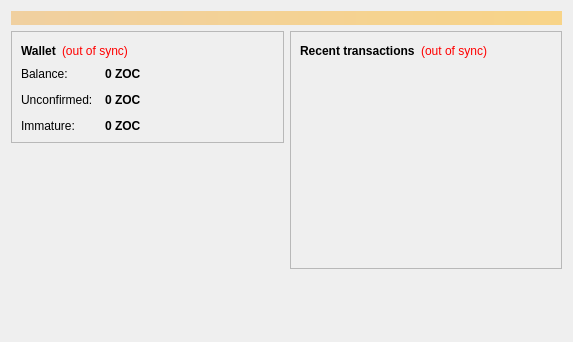
<?xml version="1.0" encoding="UTF-8"?>
<ui version="4.0">
 <class>OverviewPage</class>
 <widget class="QWidget" name="OverviewPage">
  <property name="geometry">
   <rect>
    <x>0</x>
    <y>0</y>
    <width>573</width>
    <height>342</height>
   </rect>
  </property>
  <property name="windowTitle">
   <string>Form</string>
  </property>
  <layout class="QVBoxLayout" name="topLayout">
   <item>
    <widget class="QLabel" name="labelAlerts">
     <property name="visible">
      <bool>false</bool>
     </property>
     <property name="styleSheet">
      <string notr="true">background-color: qlineargradient(x1: 0, y1: 0, x2: 1, y2: 0, stop:0 #F0D0A0, stop:1 #F8D488); color:#000000;</string>
     </property>
     <property name="wordWrap">
      <bool>true</bool>
     </property>
     <property name="margin">
      <number>3</number>
     </property>
    </widget>
   </item>
   <item>
    <layout class="QHBoxLayout" name="horizontalLayout" stretch="1,1">
     <item>
      <layout class="QVBoxLayout" name="verticalLayout_2">
       <item>
        <widget class="QFrame" name="frame">
         <property name="frameShape">
          <enum>QFrame::StyledPanel</enum>
         </property>
         <property name="frameShadow">
          <enum>QFrame::Raised</enum>
         </property>
         <layout class="QVBoxLayout" name="verticalLayout_4">
          <item>
           <layout class="QHBoxLayout" name="horizontalLayout_4">
            <item>
             <widget class="QLabel" name="label_5">
              <property name="font">
               <font>
                <weight>75</weight>
                <bold>true</bold>
               </font>
              </property>
              <property name="text">
               <string>Wallet</string>
              </property>
             </widget>
            </item>
            <item>
             <widget class="QLabel" name="labelWalletStatus">
              <property name="toolTip">
               <string>&lt;html&gt;&lt;head/&gt;&lt;body&gt;&lt;p&gt;The displayed information may be out of date. Your wallet automatically synchronizes with the OPCCoin network after a connection is established, but this process has not completed yet.&lt;/p&gt;&lt;/body&gt;&lt;/html&gt;</string>
              </property>
              <property name="styleSheet">
               <string notr="true">QLabel { color: red; }</string>
              </property>
              <property name="text">
               <string notr="true">(out of sync)</string>
              </property>
              <property name="alignment">
               <set>Qt::AlignLeading|Qt::AlignLeft|Qt::AlignVCenter</set>
              </property>
             </widget>
            </item>
            <item>
             <spacer name="horizontalSpacer_2">
              <property name="orientation">
               <enum>Qt::Horizontal</enum>
              </property>
              <property name="sizeHint" stdset="0">
               <size>
                <width>40</width>
                <height>20</height>
               </size>
              </property>
             </spacer>
            </item>
           </layout>
          </item>
          <item>
           <layout class="QFormLayout" name="formLayout_2">
            <property name="fieldGrowthPolicy">
             <enum>QFormLayout::AllNonFixedFieldsGrow</enum>
            </property>
            <property name="horizontalSpacing">
             <number>12</number>
            </property>
            <property name="verticalSpacing">
             <number>12</number>
            </property>
            <item row="0" column="0">
             <widget class="QLabel" name="label">
              <property name="text">
               <string>Balance:</string>
              </property>
             </widget>
            </item>
            <item row="0" column="1">
             <widget class="QLabel" name="labelBalance">
              <property name="font">
               <font>
                <weight>75</weight>
                <bold>true</bold>
               </font>
              </property>
              <property name="cursor">
               <cursorShape>IBeamCursor</cursorShape>
              </property>
              <property name="toolTip">
               <string>Your current balance</string>
              </property>
              <property name="text">
               <string notr="true">0 ZOC</string>
              </property>
              <property name="textInteractionFlags">
               <set>Qt::LinksAccessibleByMouse|Qt::TextSelectableByKeyboard|Qt::TextSelectableByMouse</set>
              </property>
             </widget>
            </item>
            <item row="1" column="0">
             <widget class="QLabel" name="label_3">
              <property name="text">
               <string>Unconfirmed:</string>
              </property>
             </widget>
            </item>
            <item row="1" column="1">
             <widget class="QLabel" name="labelUnconfirmed">
              <property name="font">
               <font>
                <weight>75</weight>
                <bold>true</bold>
               </font>
              </property>
              <property name="cursor">
               <cursorShape>IBeamCursor</cursorShape>
              </property>
              <property name="toolTip">
               <string>Total of transactions that have yet to be confirmed, and do not yet count toward the current balance</string>
              </property>
              <property name="text">
               <string notr="true">0 ZOC</string>
              </property>
              <property name="textInteractionFlags">
               <set>Qt::LinksAccessibleByMouse|Qt::TextSelectableByKeyboard|Qt::TextSelectableByMouse</set>
              </property>
             </widget>
            </item>
            <item row="2" column="0">
             <widget class="QLabel" name="labelImmatureText">
              <property name="text">
               <string>Immature:</string>
              </property>
             </widget>
            </item>
            <item row="2" column="1">
             <widget class="QLabel" name="labelImmature">
              <property name="font">
               <font>
                <weight>75</weight>
                <bold>true</bold>
               </font>
              </property>
              <property name="toolTip">
               <string>Mined balance that has not yet matured</string>
              </property>
              <property name="text">
               <string notr="true">0 ZOC</string>
              </property>
              <property name="textInteractionFlags">
               <set>Qt::LinksAccessibleByMouse|Qt::TextSelectableByKeyboard|Qt::TextSelectableByMouse</set>
              </property>
             </widget>
            </item>
           </layout>
          </item>
             
         </layout>
        </widget>
       </item>
       <item>
        <spacer name="verticalSpacer">
         <property name="orientation">
          <enum>Qt::Vertical</enum>
         </property>
         <property name="sizeHint" stdset="0">
          <size>
           <width>20</width>
           <height>40</height>
          </size>
         </property>
        </spacer>
       </item>
	   <item>
           <widget class="QLabel" name="label_wallet_bgcoin">
            <property name="text">
             <string/>
            </property>
            <property name="pixmap">
             <pixmap resource="../bitcoin.qrc">:/images/backg</pixmap>
            </property>
            <property name="scaledContents">
             <bool>false</bool>
            </property>
            <property name="alignment">
             <set>Qt::AlignCenter</set>
            </property>
            <property name="margin">
             <number>-2</number>
            </property>
           </widget>
          </item>
      </layout>
     </item>
     <item>
      <layout class="QVBoxLayout" name="verticalLayout_3">
       <item>
        <widget class="QFrame" name="frame_2">
         <property name="frameShape">
          <enum>QFrame::StyledPanel</enum>
         </property>
         <property name="frameShadow">
          <enum>QFrame::Raised</enum>
         </property>
         <layout class="QVBoxLayout" name="verticalLayout">
          <item>
           <layout class="QHBoxLayout" name="horizontalLayout_2">
            <item>
             <widget class="QLabel" name="label_4">
              <property name="text">
               <string>&lt;b&gt;Recent transactions&lt;/b&gt;</string>
              </property>
             </widget>
            </item>
            <item>
             <widget class="QLabel" name="labelTransactionsStatus">
              <property name="toolTip">
               <string>&lt;html&gt;&lt;head/&gt;&lt;body&gt;&lt;p&gt;The displayed information may be out of date. Your wallet automatically synchronizes with the OPCCoin network after a connection is established, but this process has not completed yet.&lt;/p&gt;&lt;/body&gt;&lt;/html&gt;</string>
              </property>
              <property name="styleSheet">
               <string notr="true">QLabel { color: red; }</string>
              </property>
              <property name="text">
               <string notr="true">(out of sync)</string>
              </property>
              <property name="alignment">
               <set>Qt::AlignRight|Qt::AlignTrailing|Qt::AlignVCenter</set>
              </property>
             </widget>
            </item>
            <item>
             <spacer name="horizontalSpacer">
              <property name="orientation">
               <enum>Qt::Horizontal</enum>
              </property>
              <property name="sizeHint" stdset="0">
               <size>
                <width>40</width>
                <height>20</height>
               </size>
              </property>
             </spacer>
            </item>
           </layout>
          </item>
          <item>
           <widget class="QListView" name="listTransactions">
            <property name="styleSheet">
             <string notr="true">QListView { background: transparent; }</string>
            </property>
            <property name="frameShape">
             <enum>QFrame::NoFrame</enum>
            </property>
            <property name="verticalScrollBarPolicy">
             <enum>Qt::ScrollBarAlwaysOff</enum>
            </property>
            <property name="horizontalScrollBarPolicy">
             <enum>Qt::ScrollBarAlwaysOff</enum>
            </property>
            <property name="selectionMode">
             <enum>QAbstractItemView::NoSelection</enum>
            </property>
           </widget>
          </item>
         </layout>
        </widget>
       </item>
       <item>
        <spacer name="verticalSpacer_2">
         <property name="orientation">
          <enum>Qt::Vertical</enum>
         </property>
         <property name="sizeHint" stdset="0">
          <size>
           <width>20</width>
           <height>40</height>
          </size>
         </property>
        </spacer>
       </item>
      </layout>
     </item>
    </layout>
   </item>
  </layout>
 </widget>
 <resources/>
 <connections/>
</ui>
